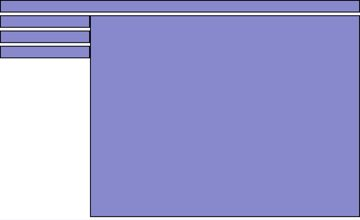
#> input picture Data/analysis/examples/web2code_0.jpg, 360 x 220 px
$ python -i compare_datasets.py   (imports and definitions only)
#> lines starting #> are read from the running program, lines starting #| are printed output that depends on the picture
#> further down, picture is the input picture: PIL image 360x220 RGB; mean R, G, B 157.8, 158.5, 209.7
#!/usr/bin/env python3
"""
compare_datasets.py — сетка 3x3 скриншотов из трёх датасетов, чтобы глазами
увидеть разницу. По 3 сэмпла из каждого (WebSight / WebCode2M / WebUI),
берём поле `image`, кропим в квадрат (центр) для удобного просмотра.

Стриминг — без скачивания. На выходе PNG + окно (если есть дисплей).
    pip install datasets pillow matplotlib
    python compare_datasets.py                 # 3x3 случайных из первых 100, каждый запуск разное
    python compare_datasets.py -n 4 --seed 0   # воспроизводимо
"""
import argparse
import random

import matplotlib.pyplot as plt
from datasets import load_dataset
from PIL import Image as PILImage

# (метка, путь, split, поле картинки)
DATASETS = [
    ("WebSight",  "HuggingFaceM4/WebSight",       "train", "image"),
    ("WebCode2M", "xcodemind/webcode2m_purified", "train", "image"),
    ("WebUI",     "ronantakizawa/webui",          "train", "image"),
]
THUMB = 512   # сторона квадратного превью, px
POOL = 100    # из скольких первых примеров случайно выбираем n


def crop_square(img, size=THUMB):
    """Центральный квадратный кроп + ресайз к size×size."""
#> called with size = 512
    img = img.convert("RGB")
    w, h = img.size
#> w = 360; h = 220
    s = min(w, h)
#> s = 220
    left, top = (w - s) // 2, (h - s) // 2
#> left = 70; top = 0
    return img.crop((left, top, left + s, top + s)).resize((size, size))
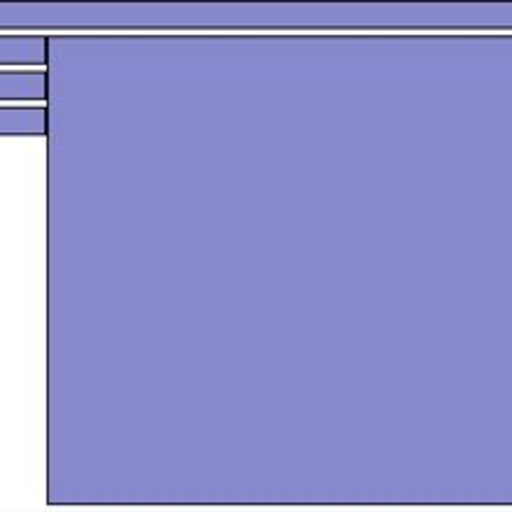
#> returned value: PIL image 512x512 RGB; mean R, G, B 144, 144.9, 204.3


# [49 lines left out: functions sample_images, main, not called in this run]


# [2 lines not run here, left out]

>>> from PIL import Image
>>> picture = Image.open('../analysis/examples/web2code_0.jpg')
>>> result = crop_square(picture)

$ run again, on Data/analysis/examples/web2code_1.jpg
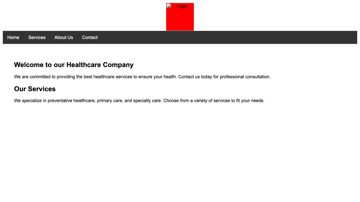
#> input picture Data/analysis/examples/web2code_1.jpg, 360 x 202 px
#> picture is the input picture: PIL image 360x202 RGB; mean R, G, B 238.8, 236.3, 236.3
#> in crop_square, `return img.crop((left, top, left + s, top + s)).resize((size, size))`:
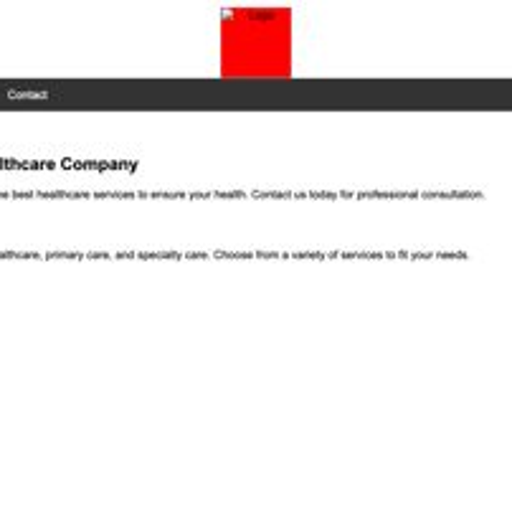
#> returned value: PIL image 512x512 RGB; mean R, G, B 238.1, 233.8, 233.7

$ run again, on Data/analysis/examples/web2code_2.jpg
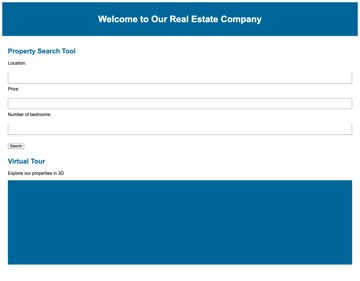
#> input picture Data/analysis/examples/web2code_2.jpg, 360 x 281 px
#> picture is the input picture: PIL image 360x281 RGB; mean R, G, B 151.2, 191.8, 212.3
#> in crop_square, `return img.crop((left, top, left + s, top + s)).resize((size, size))`:
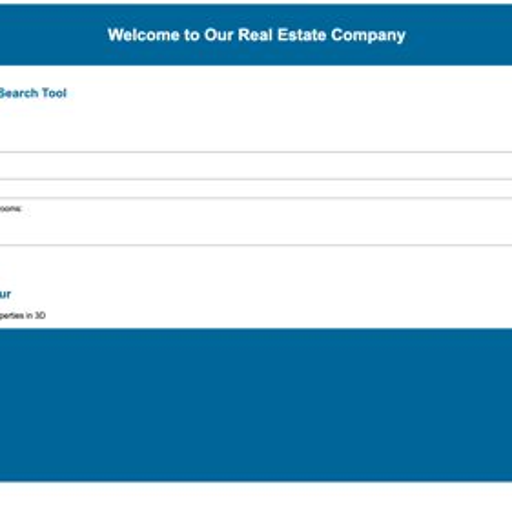
#> returned value: PIL image 512x512 RGB; mean R, G, B 148.4, 190.2, 211.4
